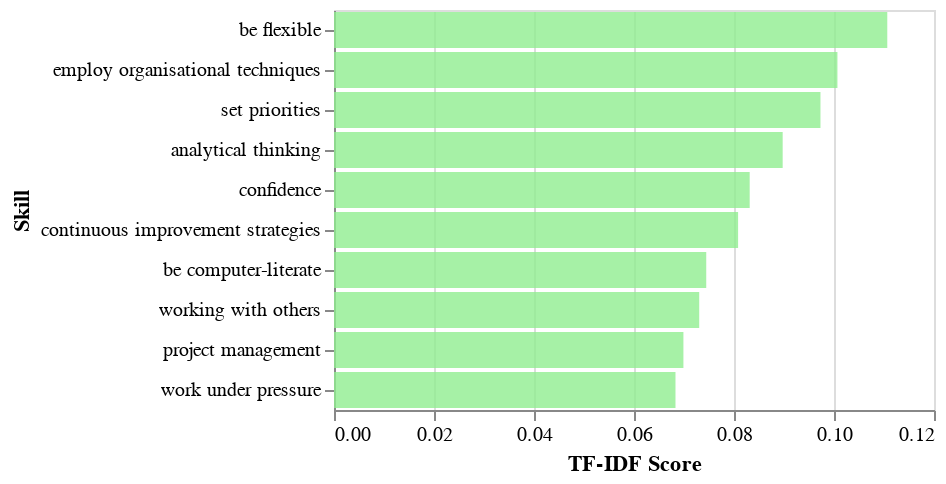

The cell this chart's notebook holds for it:
### Code cell
label = 'mid-high'
midhigh_tfidf = (tfidf_df
 .query(f'occ_label == "{label}"')
 .drop(columns='occ_label')
 .T
 .reset_index()
 .rename(columns={'extracted_full_skill_id': 'skill_id', 3: 'tfidf_score'})
 .sort_values('tfidf_score', ascending=False))

midhigh_tfidf['skill'] = midhigh_tfidf['skill_id'].map(skillid2skilldict)
midhigh_tfidf['greenness'] = label

midhigh_tfidf_graph = alt.Chart(midhigh_tfidf[10:20]).mark_bar(opacity=0.8, color=colordict.get(label)).encode(
    x=alt.X('tfidf_score', title='TF-IDF Score'),
    y=alt.Y('skill', sort='-x', title='Skill'))
                        
midhigh_tfidf_graph

# midhigh_tfidf_graph_config = pt.configure_plots(midhigh_tfidf_graph,
#                                         chart_title=f'top 10 non-green skills for {label} occupations')

# midhigh_tfidf_graph_config.save(f"{graph_dir}/top_non_green_skills_{label}.html")

# midhigh_tfidf_graph_config

### Figure 1 — Vega-Lite specification as saved in the notebook (floating-point values rounded to 4 significant figures)
{"config": {"title": {"font": "Century Gothic", "anchor": "start"}, "axis": {"labelFont": "Century Gothic", "titleFont": "Century Gothic"}, "header": {"labelFont": "Century Gothic", "titleFont": "Century Gothic"}, "legend": {"labelFont": "Century Gothic", "titleFont": "Century Gothic"}, "range": {"category": ["#FDB633", "#18A48C", "#9A1BBE", "#EB003B", "#FF6E47", "#646363", "#0F294A", "#97D9E3", "#A59BEE", "#F6A4B7", "#D2C9C0", "#000000"], "ordinal": {"scheme": ["#FDB633", "#18A48C", "#9A1BBE", "#EB003B", "#FF6E47", "#646363", "#0F294A", "#97D9E3", "#A59BEE", "#F6A4B7", "#D2C9C0", "#000000"]}}}, "data": {"name": "data-35eab988def12010c61804c70cff3600"}, "mark": {"type": "bar", "color": "#90EE90", "opacity": 0.8}, "encoding": {"x": {"field": "tfidf_score", "title": "TF-IDF Score", "type": "quantitative"}, "y": {"field": "skill", "sort": "-x", "title": "Skill", "type": "nominal"}}, "$schema": "https://vega.github.io/schema/vega-lite/v5.15.1.json", "datasets": {"data-35eab988def12010c61804c70cff3600": [{"skill_id": "ebfe7b18-1fad-463f-9509-8ef1a5736045", "tfidf_score": 0.1107, "skill": "be flexible", "greenness": "mid-high"}, {"skill_id": "d3eccb86-f02d-4950-bfbd-20b9510774a1", "tfidf_score": 0.1007, "skill": "employ organisational techniques", "greenness": "mid-high"}, {"skill_id": "d9013e0e-e937-43d5-ab71-0e917ee882b8", "tfidf_score": 0.09729, "skill": "set priorities", "greenness": "mid-high"}, {"skill_id": "4707da90-9cfc-46ca-8de0-38a0b7bfb137", "tfidf_score": 0.08974, "skill": "analytical thinking", "greenness": "mid-high"}, {"skill_id": "a0cad388-3c4c-4786-b238-fc39f8c495af", "tfidf_score": 0.08314, "skill": "confidence", "greenness": "mid-high"}, {"skill_id": "0550431f-9c8b-4204-9c45-59bc5feacf06", "tfidf_score": 0.08082, "skill": "continuous improvement strategies", "greenness": "mid-high"}, {"skill_id": "d15ce60f-ddab-41ce-ba56-398451b77b60", "tfidf_score": 0.07445, "skill": "be computer-literate", "greenness": "mid-high"}, {"skill_id": "S1.8.0", "tfidf_score": 0.07304, "skill": "working with others", "greenness": "mid-high"}, {"skill_id": "4ca91852-c534-4b98-ab1c-59a126534c88", "tfidf_score": 0.06988, "skill": "project management", "greenness": "mid-high"}, {"skill_id": "7a147904-22b3-498a-b4d9-7bceeb86b45d", "tfidf_score": 0.0683, "skill": "work under pressure", "greenness": "mid-high"}]}}
